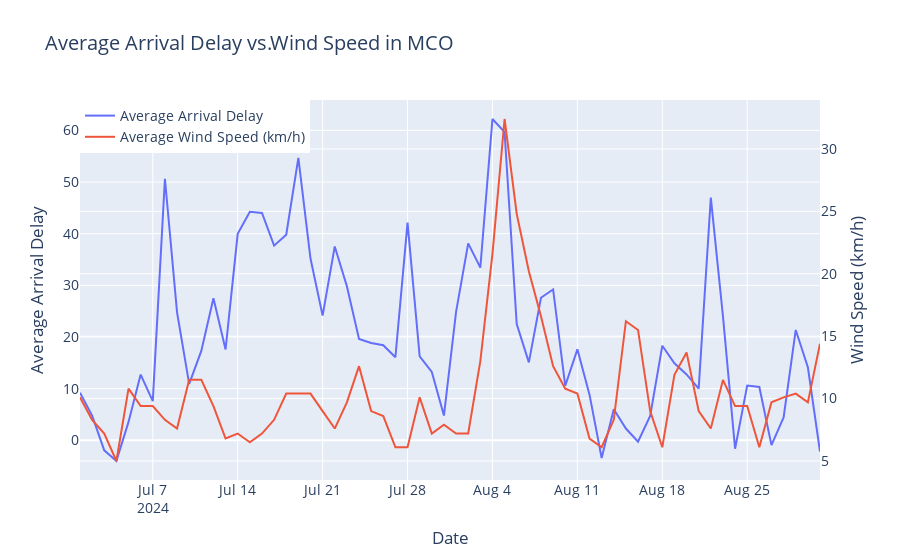

Notebook code for this chart:
### Code cell
x_mco = flights_MCO['flight_date']
y_mco = flights_MCO['avg_arr_delay']
y_wind = flights_MCO['avg_wind_speed_kmh']

fig = go.Figure()

fig.add_trace(go.Scatter(
    x=x_mco, y=y_mco,
    mode='lines',
    name='Average Arrival Delay',
    yaxis='y1'  # Assign to first y-axis
))

fig.add_trace(go.Scatter(
    x=x_mco, y=y_wind,
    mode='lines',
    name='Average Wind Speed (km/h)',
    yaxis='y2'  # Assign to second y-axis
))

fig.update_layout(
    title="Average Arrival Delay vs.Wind Speed in MCO",
    xaxis_title="Date",
    yaxis=dict(
        title="Average Arrival Delay",
    ),
    yaxis2=dict(
        title="Wind Speed (km/h)",
        overlaying='y',  # Makes it share the same x-axis
        side='right'
    ),
    legend=dict(x=0, y=1),  # Position legend
    font=dict(size=14)  # Sets overall font size
)

fig.show()

### Figure 1 — Plotly figure (JSON) as saved in the notebook; plotly's stock layout.template omitted (floating-point values rounded to 4 significant figures)
{"data": [{"mode": "lines", "name": "Average Arrival Delay", "type": "scatter", "x": ["2024-07-01", "2024-07-02", "2024-07-03", "2024-07-04", "2024-07-05", "2024-07-06", "2024-07-07", "2024-07-08", "2024-07-09", "2024-07-10", "2024-07-11", "2024-07-12", "2024-07-13", "2024-07-14", "2024-07-15", "2024-07-16", "2024-07-17", "2024-07-18", "2024-07-19", "2024-07-20", "2024-07-21", "2024-07-22", "2024-07-23", "2024-07-24", "2024-07-25", "2024-07-26", "2024-07-27", "2024-07-28", "2024-07-29", "2024-07-30", "2024-07-31", "2024-08-01", "2024-08-02", "2024-08-03", "2024-08-04", "2024-08-05", "2024-08-06", "2024-08-07", "2024-08-08", "2024-08-09", "2024-08-10", "2024-08-11", "2024-08-12", "2024-08-13", "2024-08-14", "2024-08-15", "2024-08-16", "2024-08-17", "2024-08-18", "2024-08-19", "2024-08-20", "2024-08-21", "2024-08-22", "2024-08-23", "2024-08-24", "2024-08-25", "2024-08-26", "2024-08-27", "2024-08-28", "2024-08-29", "2024-08-30", "2024-08-31"], "y": [9.21, 4.78, -1.95, -4.02, 3.55, 12.72, 7.58, 50.64, 24.75, 10.91, 17.29, 27.48, 17.59, 39.98, 44.25, 44.03, 37.69, 39.8, 54.67, 35.19, 24.14, 37.53, 29.81, 19.6, 18.82, 18.4, 16.08, 42.13, 16.23, 13.24, 4.78, 24.86, 38.12, 33.43, 62.21, 59.67, 22.52, 15.07, 27.59, 29.2, 10.55, 17.6, 8.83, -3.45, 5.99, 2.27, -0.27, 4.72, 18.3, 14.91, 12.75, 9.99, 47.0, 24.05, -1.64, 10.58, 10.32, -0.94, 4.42, 21.36, 14.13, -2.18], "yaxis": "y"}, {"mode": "lines", "name": "Average Wind Speed (km/h)", "type": "scatter", "x": ["2024-07-01", "2024-07-02", "2024-07-03", "2024-07-04", "2024-07-05", "2024-07-06", "2024-07-07", "2024-07-08", "2024-07-09", "2024-07-10", "2024-07-11", "2024-07-12", "2024-07-13", "2024-07-14", "2024-07-15", "2024-07-16", "2024-07-17", "2024-07-18", "2024-07-19", "2024-07-20", "2024-07-21", "2024-07-22", "2024-07-23", "2024-07-24", "2024-07-25", "2024-07-26", "2024-07-27", "2024-07-28", "2024-07-29", "2024-07-30", "2024-07-31", "2024-08-01", "2024-08-02", "2024-08-03", "2024-08-04", "2024-08-05", "2024-08-06", "2024-08-07", "2024-08-08", "2024-08-09", "2024-08-10", "2024-08-11", "2024-08-12", "2024-08-13", "2024-08-14", "2024-08-15", "2024-08-16", "2024-08-17", "2024-08-18", "2024-08-19", "2024-08-20", "2024-08-21", "2024-08-22", "2024-08-23", "2024-08-24", "2024-08-25", "2024-08-26", "2024-08-27", "2024-08-28", "2024-08-29", "2024-08-30", "2024-08-31"], "y": [10.1, 8.3, 7.2, 5.0, 10.8, 9.4, 9.4, 8.3, 7.6, 11.5, 11.5, 9.4, 6.8, 7.2, 6.5, 7.2, 8.3, 10.4, 10.4, 10.4, 9.0, 7.6, 9.7, 12.6, 9.0, 8.6, 6.1, 6.1, 10.1, 7.2, 7.9, 7.2, 7.2, 13.0, 21.6, 32.4, 24.8, 20.2, 16.6, 12.6, 10.8, 10.4, 6.8, 6.1, 8.3, 16.2, 15.5, 9.0, 6.1, 11.9, 13.7, 9.0, 7.6, 11.5, 9.4, 9.4, 6.1, 9.7, 10.1, 10.4, 9.7, 14.4], "yaxis": "y2"}], "layout": {"font": {"size": 14}, "legend": {"x": 0, "y": 1}, "title": {"text": "Average Arrival Delay vs.Wind Speed in MCO"}, "xaxis": {"title": {"text": "Date"}}, "yaxis": {"title": {"text": "Average Arrival Delay"}}, "yaxis2": {"overlaying": "y", "side": "right", "title": {"text": "Wind Speed (km/h)"}}}}
